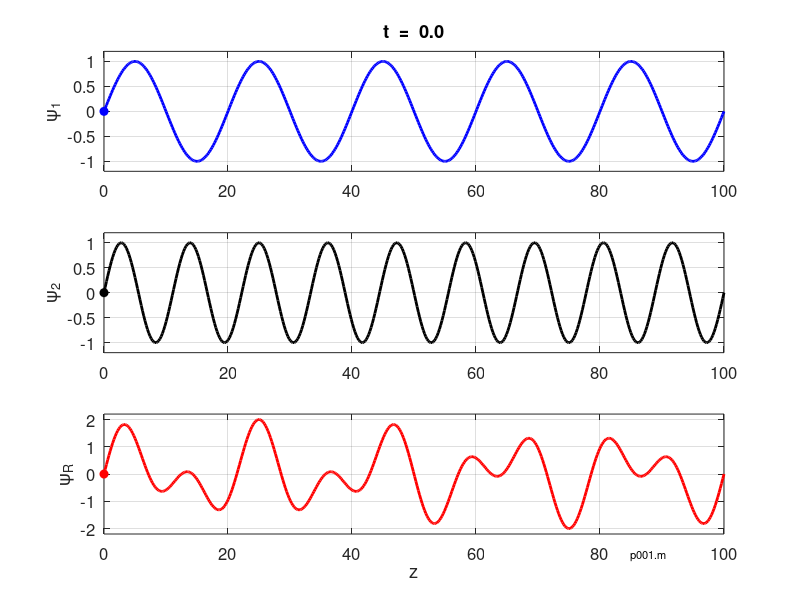

Source code (MATLAB): (Note: this script raises an error after producing the figure.)
% p001.m    

% PHOTONICS and WAVES  Phase and Group Velocity Animations
% Travelling sinusoidal waves in non-dispersive and dispersive media  

% Ian Cooper
% email: matlabvisualphysics@gmail.com
% 200418 / Matlab version R2020a

% DOING PHYSICS WITH MATLAB 
%    ../mphome.htm
% Reference page for documentation and notes
%    http://www.physics.usyd.edu.au/teach_res/mp/doc/p001.htm
% Download Location
%    http://www.physics.usyd.edu.au/teach_res/mp/mscripts/
  

clear
close all
clc

% Non dispersive medium  flagM = 1 /dispersive medium flagM =2
  flagM = 1;

% ANIMATION and GIF file ==============================================
% Show and Save animation as a gif file (0 no)  (1 yes) for flagAG
    flagAG = 1;    
% Delay in seconds before displaying the next image  
    delay = 0.20;
    frame1 = 0;

% SETUP  ==============================================================
    


% Simulation time
  tMax = 10;
  nT = 80;
  t = linspace(0,tMax,nT);

% Z axis
  nZ = 500;
  zMax = 100;
  z = linspace(0,zMax,nZ);

% Amplitude
  A1 = 1; A2 = 1;
% Wavefunction  
  y1 = zeros(nZ,nT);
  y2 = zeros(nZ,nT);
  yR = zeros(nZ,nT);  

% NON DISPERIVE MEDIUM ================================================    
if flagM == 1
% Wavelength
  wL1 = 20;
% Phase velocity
  v1 = 10; v2 = v1;
% Increase in angular velocity
  dw = 0.8;    
% Angular velocity (omega w) / frequency / period
  f1 = v1 / wL1;  T1 = 1/f1;  w1 = 2*pi*f1;
  w2 = (1+dw)*w1; f2 = w2/(2*pi); T2 = 1/f2;
% Wavenumber
  k1 = w1/v1; k2 = w2/v1; wL2 = 2*pi/k2;
% Group Velocity
  vG = (w2-w1)/(k2-k1);
  
% file name for animated gif   
   ag_name = 'ag_photonicsND.gif'; 
end


% DISPERSIVE MEDIUM ==================================================
if flagM == 2
% Frequency
  f1 = 0.5; f2 = 2;
% Phase velocity
  v1 = 10; v2 = 8;
% Angular velocity (omega w) / Wavenumber
  w1  = 2*pi*f1;   w2  = 2*pi*f2;
  k1  = (w1/v1); k2  = (w2/v2);
  wL1 = 2*pi/k1;   wL2 = 2*pi/k1;
% Group Velocity
  vG = (w2-w1)/(k2-k1);
% file name for animated gif   
  ag_name = 'ag_photonicsD.gif';   
end


% WAVE FUNCTIONS  =====================================================
  for c = 1 : nT
      y1(:,c) = A1.*sin(k1.*z - w1*t(c));
      y2(:,c) = A2.*sin(k2.*z - w2*t(c));
      yR(:,c) = y1(:,c) + y2(:,c);
  end

  
% GRAPHICS  ===========================================================
figure(1)
  set(gcf,'units','normalized');
  set(gcf,'position',[0.02 0.05 0.3 0.65]);
  set(gcf,'color','w');
  
  for c = 1 : nT
    subplot(3,1,1)
     xP = z; yP = y1(:,c);
     plot(xP,yP,'b','linewidth',2);
     hold on
     xP = v1*t(c); yP = 0;
     Hplot = plot(xP,yP,'bo');
     set(Hplot,'markerfacecolor','b')
     grid on
     ylim([-1.2 1.2])
     ylabel('\psi_1','fontsize',14)
     txt = sprintf('t  =  %2.1f',t(c));
     title(txt)
     set(gca,'fontsize',12)
     hold off
    
     subplot(3,1,2)
     xP = z; yP = y2(:,c);
     plot(xP,yP,'k','linewidth',2);
     hold on
     xP = v2*t(c); yP = 0;
     Hplot = plot(xP,yP,'ko');
     set(Hplot,'markerfacecolor','k')
     grid on
     ylim([-1.2 1.2])
     ylabel('\psi_2','fontsize',14)
     set(gca,'fontsize',12) 
     hold off
     
    subplot(3,1,3)
     xP = z; yP = yR(:,c);
     plot(xP,yP,'r','linewidth',2);
     hold on
     xP = vG*t(c); yP = 0;
     Hplot = plot(xP,yP,'ro');
     set(Hplot,'markerfacecolor','r')
     grid on
     ylim([-2.2 2.2])
     ylabel('\psi_R','fontsize',14)
     xlabel('z')
     set(gca,'fontsize',12)
     text(85,-3,'p001.m','fontsize',8)
     hold off 
     pause(0.25);
     
  % Save animation 
    if flagAG == 1
       frame1 = frame1 + 1;
         frame = getframe(1);
         im = frame2im(frame);
         [imind,cm] = rgb2ind(im,256);
         % On the first loop, create the file. In subsequent loops, append.
         if frame1 == 1
           imwrite(imind,cm,ag_name,'gif','DelayTime',delay,'loopcount',inf);
         else
          imwrite(imind,cm,ag_name,'gif','DelayTime',delay,'writemode','append');
         end
    end    
  end
